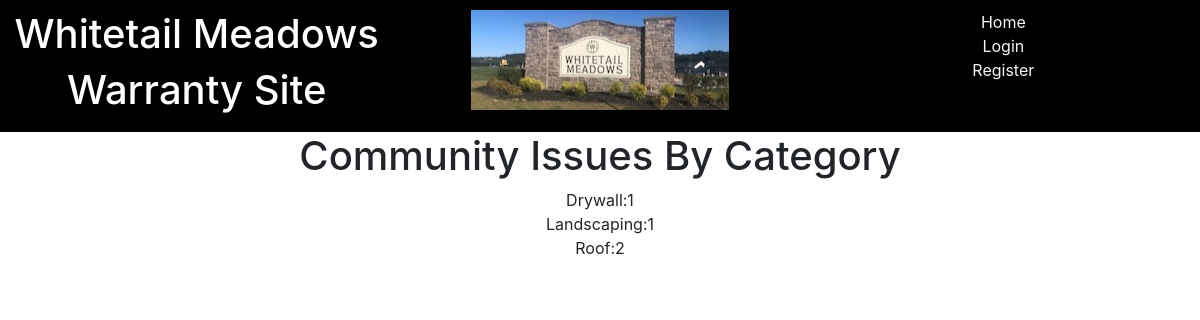
Page /reports on the committed database.
### project_files/models.py (models this page shows, shortened)
class CategoryModel(db.Model):
    __tablename__='category'
    id = db.Column(db.Integer,primary_key=True)
    category = db.Column(db.Text)

### app.py (the view)
@app.route('/reports')
def reports():
    query = \
        """
        SELECT Category
        ,count(home_id) as Counts
        FROM tickets
        join category on tickets.category_id = category.id
        GROUP BY Category
        ORDER BY Counts

        """
    count_of_tickets = db.session.execute(query)
    mydict  = [{"category":i[0],"value":str(i[1])} for i in count_of_tickets]
    return render_template("reports.html",data = mydict)

### project_files/templates/reports.html (shortened to what this page needs)
<!DOCTYPE html>
<html lang="en">
<head>
</head>
{% extends "base.html" %}
{% block content %}
<body >
  <h1>Community Issues By Category</h1>
    {% for item in data %}
    <div> {{item.category}}:{{item.value}} </div>
    {% endfor %}
</body>
{% endblock %}

### project_files/static/css/styles.css (style rules this page uses)
body { text-align: center; }
div { text-align: center; }

### rows in the picture
CategoryModel: category "Drywall", value "1"
CategoryModel: category "Landscaping", value "1"
CategoryModel: category "Roof", value "2"
